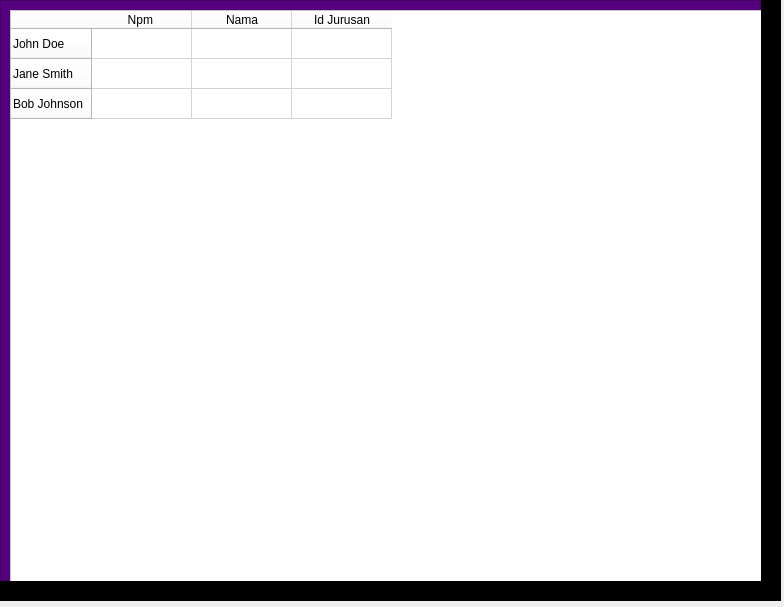
<?xml version="1.0" encoding="UTF-8"?>
<ui version="4.0">
 <class>Form</class>
 <widget class="QWidget" name="Form">
  <property name="geometry">
   <rect>
    <x>0</x>
    <y>0</y>
    <width>784</width>
    <height>607</height>
   </rect>
  </property>
  <property name="windowTitle">
   <string>Form</string>
  </property>
  <widget class="QFrame" name="frame">
   <property name="geometry">
    <rect>
     <x>0</x>
     <y>0</y>
     <width>781</width>
     <height>601</height>
    </rect>
   </property>
   <property name="styleSheet">
    <string notr="true">QFrame {
    background-color: rgb(0, 0, 0);}</string>
   </property>
   <property name="frameShape">
    <enum>QFrame::StyledPanel</enum>
   </property>
   <property name="frameShadow">
    <enum>QFrame::Raised</enum>
   </property>
   <widget class="QFrame" name="frame_2">
    <property name="geometry">
     <rect>
      <x>0</x>
      <y>0</y>
      <width>761</width>
      <height>581</height>
     </rect>
    </property>
    <property name="styleSheet">
     <string notr="true">background-color: rgb(85, 0, 127);</string>
    </property>
    <property name="frameShape">
     <enum>QFrame::StyledPanel</enum>
    </property>
    <property name="frameShadow">
     <enum>QFrame::Raised</enum>
    </property>
    <widget class="QFrame" name="frame_3">
     <property name="geometry">
      <rect>
       <x>10</x>
       <y>10</y>
       <width>781</width>
       <height>591</height>
      </rect>
     </property>
     <property name="styleSheet">
      <string notr="true">background-color: white;</string>
     </property>
     <property name="frameShape">
      <enum>QFrame::StyledPanel</enum>
     </property>
     <property name="frameShadow">
      <enum>QFrame::Raised</enum>
     </property>
     <widget class="QTableWidget" name="tableMahasiswa">
      <property name="geometry">
       <rect>
        <x>0</x>
        <y>0</y>
        <width>781</width>
        <height>601</height>
       </rect>
      </property>
      <row>
       <property name="text">
        <string>John Doe</string>
       </property>
      </row>
      <row>
       <property name="text">
        <string>Jane Smith</string>
       </property>
      </row>
      <row>
       <property name="text">
        <string>Bob Johnson</string>
       </property>
      </row>
      <column>
       <property name="text">
        <string>Npm </string>
       </property>
      </column>
      <column>
       <property name="text">
        <string>Nama</string>
       </property>
      </column>
      <column>
       <property name="text">
        <string>Id Jurusan</string>
       </property>
      </column>
     </widget>
    </widget>
   </widget>
  </widget>
 </widget>
 <resources/>
 <connections/>
</ui>
